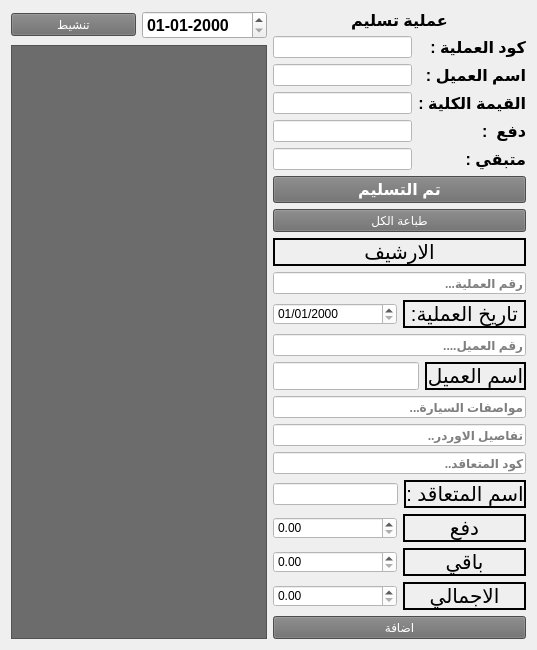
      <widget class="QWidget" name="delevertab">
       <attribute name="title">
        <string>تسليم</string>
       </attribute>
       <layout class="QHBoxLayout" name="horizontalLayout_62">
        <item>
         <layout class="QGridLayout" name="gridLayout_8">
          <item row="0" column="1">
           <widget class="QDateEdit" name="delverdatenew">
            <property name="sizePolicy">
             <sizepolicy hsizetype="Expanding" vsizetype="Fixed">
              <horstretch>0</horstretch>
              <verstretch>0</verstretch>
             </sizepolicy>
            </property>
            <property name="font">
             <font>
              <pointsize>12</pointsize>
              <weight>75</weight>
              <bold>true</bold>
             </font>
            </property>
            <property name="displayFormat">
             <string>dd-MM-yyyy</string>
            </property>
           </widget>
          </item>
          <item row="0" column="0">
           <widget class="QPushButton" name="pushButton_18">
            <property name="sizePolicy">
             <sizepolicy hsizetype="Expanding" vsizetype="Fixed">
              <horstretch>0</horstretch>
              <verstretch>0</verstretch>
             </sizepolicy>
            </property>
            <property name="styleSheet">
             <string notr="true">color: rgb(255, 255, 255);
background-color: rgb(108, 108, 108);
</string>
            </property>
            <property name="text">
             <string>تنشيط</string>
            </property>
           </widget>
          </item>
          <item row="1" column="0" colspan="2">
           <widget class="QListWidget" name="delverlist">
            <property name="styleSheet">
             <string notr="true">color: rgb(255, 255, 255);
background-color: rgb(108, 108, 108);
</string>
            </property>
           </widget>
          </item>
         </layout>
        </item>
        <item>
         <layout class="QVBoxLayout" name="verticalLayout_121">
          <item>
           <layout class="QVBoxLayout" name="verticalLayout_97">
            <item>
             <widget class="QLabel" name="label_141">
              <property name="font">
               <font>
                <pointsize>12</pointsize>
                <weight>75</weight>
                <bold>true</bold>
               </font>
              </property>
              <property name="text">
               <string>عملية تسليم</string>
              </property>
              <property name="alignment">
               <set>Qt::AlignCenter</set>
              </property>
             </widget>
            </item>
            <item>
             <layout class="QHBoxLayout" name="horizontalLayout_74">
              <item>
               <layout class="QVBoxLayout" name="verticalLayout_98">
                <item>
                 <layout class="QHBoxLayout" name="horizontalLayout_75">
                  <item>
                   <layout class="QVBoxLayout" name="verticalLayout_99">
                    <item>
                     <widget class="QLineEdit" name="delevercode_2">
                      <property name="sizePolicy">
                       <sizepolicy hsizetype="Expanding" vsizetype="Expanding">
                        <horstretch>0</horstretch>
                        <verstretch>0</verstretch>
                       </sizepolicy>
                      </property>
                      <property name="font">
                       <font>
                        <weight>75</weight>
                        <bold>true</bold>
                       </font>
                      </property>
                      <property name="styleSheet">
                       <string notr="true">background-color: rgb(255, 255, 255);</string>
                      </property>
                      <property name="clearButtonEnabled">
                       <bool>true</bool>
                      </property>
                     </widget>
                    </item>
                    <item>
                     <widget class="QLineEdit" name="delevername">
                      <property name="sizePolicy">
                       <sizepolicy hsizetype="Expanding" vsizetype="Expanding">
                        <horstretch>0</horstretch>
                        <verstretch>0</verstretch>
                       </sizepolicy>
                      </property>
                      <property name="styleSheet">
                       <string notr="true">background-color: rgb(255, 255, 255);</string>
                      </property>
                      <property name="readOnly">
                       <bool>true</bool>
                      </property>
                     </widget>
                    </item>
                    <item>
                     <widget class="QLineEdit" name="total">
                      <property name="sizePolicy">
                       <sizepolicy hsizetype="Expanding" vsizetype="Expanding">
                        <horstretch>0</horstretch>
                        <verstretch>0</verstretch>
                       </sizepolicy>
                      </property>
                      <property name="styleSheet">
                       <string notr="true">background-color: rgb(255, 255, 255);</string>
                      </property>
                      <property name="readOnly">
                       <bool>true</bool>
                      </property>
                     </widget>
                    </item>
                    <item>
                     <widget class="QLineEdit" name="pay">
                      <property name="sizePolicy">
                       <sizepolicy hsizetype="Expanding" vsizetype="Expanding">
                        <horstretch>0</horstretch>
                        <verstretch>0</verstretch>
                       </sizepolicy>
                      </property>
                      <property name="font">
                       <font>
                        <weight>75</weight>
                        <bold>true</bold>
                       </font>
                      </property>
                      <property name="styleSheet">
                       <string notr="true">background-color: rgb(255, 255, 255);</string>
                      </property>
                      <property name="readOnly">
                       <bool>true</bool>
                      </property>
                      <property name="clearButtonEnabled">
                       <bool>false</bool>
                      </property>
                     </widget>
                    </item>
                    <item>
                     <widget class="QLineEdit" name="remain_2">
                      <property name="sizePolicy">
                       <sizepolicy hsizetype="Expanding" vsizetype="Expanding">
                        <horstretch>0</horstretch>
                        <verstretch>0</verstretch>
                       </sizepolicy>
                      </property>
                      <property name="font">
                       <font>
                        <weight>75</weight>
                        <bold>true</bold>
                       </font>
                      </property>
                      <property name="styleSheet">
                       <string notr="true">background-color: rgb(255, 255, 255);</string>
                      </property>
                      <property name="readOnly">
                       <bool>true</bool>
                      </property>
                      <property name="clearButtonEnabled">
                       <bool>false</bool>
                      </property>
                     </widget>
                    </item>
                   </layout>
                  </item>
                  <item>
                   <layout class="QVBoxLayout" name="verticalLayout_100">
                    <item>
                     <widget class="QLabel" name="label_142">
                      <property name="font">
                       <font>
                        <pointsize>12</pointsize>
                        <weight>75</weight>
                        <bold>true</bold>
                       </font>
                      </property>
                      <property name="text">
                       <string>كود العملية :</string>
                      </property>
                     </widget>
                    </item>
                    <item>
                     <widget class="QLabel" name="label_5">
                      <property name="font">
                       <font>
                        <pointsize>12</pointsize>
                        <weight>75</weight>
                        <bold>true</bold>
                       </font>
                      </property>
                      <property name="text">
                       <string>اسم العميل :</string>
                      </property>
                     </widget>
                    </item>
                    <item>
                     <widget class="QLabel" name="label_36">
                      <property name="font">
                       <font>
                        <pointsize>12</pointsize>
                        <weight>75</weight>
                        <bold>true</bold>
                       </font>
                      </property>
                      <property name="text">
                       <string>القيمة الكلية :</string>
                      </property>
                     </widget>
                    </item>
                    <item>
                     <widget class="QLabel" name="label_145">
                      <property name="font">
                       <font>
                        <pointsize>12</pointsize>
                        <weight>75</weight>
                        <bold>true</bold>
                       </font>
                      </property>
                      <property name="text">
                       <string>دفع  :</string>
                      </property>
                     </widget>
                    </item>
                    <item>
                     <widget class="QLabel" name="label_146">
                      <property name="font">
                       <font>
                        <pointsize>12</pointsize>
                        <weight>75</weight>
                        <bold>true</bold>
                       </font>
                      </property>
                      <property name="text">
                       <string>متبقي :</string>
                      </property>
                     </widget>
                    </item>
                   </layout>
                  </item>
                 </layout>
                </item>
                <item>
                 <layout class="QHBoxLayout" name="horizontalLayout_76">
                  <item>
                   <widget class="QPushButton" name="pushButton_36">
                    <property name="font">
                     <font>
                      <pointsize>12</pointsize>
                      <weight>75</weight>
                      <bold>true</bold>
                     </font>
                    </property>
                    <property name="cursor">
                     <cursorShape>PointingHandCursor</cursorShape>
                    </property>
                    <property name="styleSheet">
                     <string notr="true">color: rgb(255, 255, 255);
background-color: rgb(108, 108, 108);
</string>
                    </property>
                    <property name="text">
                     <string>تم التسليم</string>
                    </property>
                   </widget>
                  </item>
                 </layout>
                </item>
               </layout>
              </item>
             </layout>
            </item>
           </layout>
          </item>
          <item>
           <layout class="QVBoxLayout" name="verticalLayout_110">
            <item>
             <widget class="QPushButton" name="pushButton_51">
              <property name="styleSheet">
               <string notr="true">color: rgb(255, 255, 255);
background-color: rgb(108, 108, 108);
</string>
              </property>
              <property name="text">
               <string>طباعة الكل</string>
              </property>
             </widget>
            </item>
            <item>
             <widget class="QLabel" name="label_85">
              <property name="font">
               <font>
                <pointsize>15</pointsize>
               </font>
              </property>
              <property name="frameShape">
               <enum>QFrame::WinPanel</enum>
              </property>
              <property name="text">
               <string>الارشيف</string>
              </property>
              <property name="alignment">
               <set>Qt::AlignCenter</set>
              </property>
             </widget>
            </item>
            <item>
             <widget class="QLineEdit" name="ordernum">
              <property name="sizePolicy">
               <sizepolicy hsizetype="Expanding" vsizetype="Expanding">
                <horstretch>0</horstretch>
                <verstretch>0</verstretch>
               </sizepolicy>
              </property>
              <property name="font">
               <font>
                <weight>75</weight>
                <bold>true</bold>
               </font>
              </property>
              <property name="styleSheet">
               <string notr="true">background-color: rgb(255, 255, 255);</string>
              </property>
              <property name="readOnly">
               <bool>false</bool>
              </property>
              <property name="placeholderText">
               <string>رقم العملية...</string>
              </property>
              <property name="clearButtonEnabled">
               <bool>false</bool>
              </property>
             </widget>
            </item>
            <item>
             <layout class="QHBoxLayout" name="horizontalLayout_395">
              <item>
               <widget class="QDateEdit" name="orderDate">
                <property name="styleSheet">
                 <string notr="true">background-color: rgb(255, 255, 255);</string>
                </property>
                <property name="displayFormat">
                 <string>dd/MM/yyyy</string>
                </property>
               </widget>
              </item>
              <item>
               <widget class="QLabel" name="label_743">
                <property name="font">
                 <font>
                  <pointsize>15</pointsize>
                 </font>
                </property>
                <property name="frameShape">
                 <enum>QFrame::WinPanel</enum>
                </property>
                <property name="text">
                 <string>تاريخ العملية:</string>
                </property>
                <property name="alignment">
                 <set>Qt::AlignCenter</set>
                </property>
               </widget>
              </item>
             </layout>
            </item>
            <item>
             <widget class="QLineEdit" name="cusnumber">
              <property name="sizePolicy">
               <sizepolicy hsizetype="Expanding" vsizetype="Expanding">
                <horstretch>0</horstretch>
                <verstretch>0</verstretch>
               </sizepolicy>
              </property>
              <property name="minimumSize">
               <size>
                <width>0</width>
                <height>21</height>
               </size>
              </property>
              <property name="maximumSize">
               <size>
                <width>16777215</width>
                <height>16777215</height>
               </size>
              </property>
              <property name="font">
               <font>
                <weight>75</weight>
                <bold>true</bold>
               </font>
              </property>
              <property name="styleSheet">
               <string notr="true">background-color: rgb(255, 255, 255);</string>
              </property>
              <property name="readOnly">
               <bool>false</bool>
              </property>
              <property name="placeholderText">
               <string>رقم العميل....</string>
              </property>
              <property name="clearButtonEnabled">
               <bool>false</bool>
              </property>
             </widget>
            </item>
            <item>
             <layout class="QHBoxLayout" name="horizontalLayout_396">
              <item>
               <widget class="QLineEdit" name="cusname">
                <property name="sizePolicy">
                 <sizepolicy hsizetype="Expanding" vsizetype="Expanding">
                  <horstretch>0</horstretch>
                  <verstretch>0</verstretch>
                 </sizepolicy>
                </property>
                <property name="font">
                 <font>
                  <weight>75</weight>
                  <bold>true</bold>
                 </font>
                </property>
                <property name="styleSheet">
                 <string notr="true">background-color: rgb(255, 255, 255);</string>
                </property>
                <property name="readOnly">
                 <bool>false</bool>
                </property>
                <property name="placeholderText">
                 <string/>
                </property>
                <property name="clearButtonEnabled">
                 <bool>false</bool>
                </property>
               </widget>
              </item>
              <item>
               <widget class="QLabel" name="label_744">
                <property name="font">
                 <font>
                  <pointsize>15</pointsize>
                 </font>
                </property>
                <property name="frameShape">
                 <enum>QFrame::WinPanel</enum>
                </property>
                <property name="text">
                 <string>اسم العميل</string>
                </property>
                <property name="alignment">
                 <set>Qt::AlignCenter</set>
                </property>
               </widget>
              </item>
             </layout>
            </item>
            <item>
             <widget class="QLineEdit" name="car_detail">
              <property name="sizePolicy">
               <sizepolicy hsizetype="Expanding" vsizetype="Expanding">
                <horstretch>0</horstretch>
                <verstretch>0</verstretch>
               </sizepolicy>
              </property>
              <property name="font">
               <font>
                <weight>75</weight>
                <bold>true</bold>
               </font>
              </property>
              <property name="styleSheet">
               <string notr="true">background-color: rgb(255, 255, 255);</string>
              </property>
              <property name="readOnly">
               <bool>false</bool>
              </property>
              <property name="placeholderText">
               <string>مواصفات السيارة...</string>
              </property>
              <property name="clearButtonEnabled">
               <bool>false</bool>
              </property>
             </widget>
            </item>
            <item>
             <widget class="QLineEdit" name="orderdetail">
              <property name="sizePolicy">
               <sizepolicy hsizetype="Expanding" vsizetype="Expanding">
                <horstretch>0</horstretch>
                <verstretch>0</verstretch>
               </sizepolicy>
              </property>
              <property name="font">
               <font>
                <weight>75</weight>
                <bold>true</bold>
               </font>
              </property>
              <property name="styleSheet">
               <string notr="true">background-color: rgb(255, 255, 255);</string>
              </property>
              <property name="text">
               <string/>
              </property>
              <property name="readOnly">
               <bool>false</bool>
              </property>
              <property name="placeholderText">
               <string>تفاصيل الاوردر..</string>
              </property>
              <property name="clearButtonEnabled">
               <bool>false</bool>
              </property>
             </widget>
            </item>
            <item>
             <widget class="QLineEdit" name="lineEdit">
              <property name="font">
               <font>
                <weight>75</weight>
                <bold>true</bold>
               </font>
              </property>
              <property name="styleSheet">
               <string notr="true">background-color: rgb(255, 255, 255);

</string>
              </property>
              <property name="placeholderText">
               <string>كود المتعاقد..</string>
              </property>
             </widget>
            </item>
            <item>
             <layout class="QHBoxLayout" name="horizontalLayout_394">
              <item>
               <widget class="QLineEdit" name="orderdeal">
                <property name="font">
                 <font>
                  <weight>75</weight>
                  <bold>true</bold>
                 </font>
                </property>
                <property name="styleSheet">
                 <string notr="true">background-color: rgb(255, 255, 255);
</string>
                </property>
                <property name="readOnly">
                 <bool>true</bool>
                </property>
                <property name="placeholderText">
                 <string/>
                </property>
               </widget>
              </item>
              <item>
               <widget class="QLabel" name="label_739">
                <property name="font">
                 <font>
                  <pointsize>15</pointsize>
                 </font>
                </property>
                <property name="frameShape">
                 <enum>QFrame::WinPanel</enum>
                </property>
                <property name="text">
                 <string>اسم المتعاقد :</string>
                </property>
                <property name="alignment">
                 <set>Qt::AlignCenter</set>
                </property>
               </widget>
              </item>
             </layout>
            </item>
            <item>
             <layout class="QHBoxLayout" name="horizontalLayout_393">
              <item>
               <widget class="QDoubleSpinBox" name="orderpay">
                <property name="styleSheet">
                 <string notr="true">background-color: rgb(255, 255, 255);</string>
                </property>
                <property name="maximum">
                 <double>9999999999.989999771118164</double>
                </property>
                <property name="singleStep">
                 <double>100.000000000000000</double>
                </property>
               </widget>
              </item>
              <item>
               <widget class="QLabel" name="label_740">
                <property name="font">
                 <font>
                  <pointsize>15</pointsize>
                 </font>
                </property>
                <property name="frameShape">
                 <enum>QFrame::WinPanel</enum>
                </property>
                <property name="text">
                 <string>دفع</string>
                </property>
                <property name="alignment">
                 <set>Qt::AlignCenter</set>
                </property>
               </widget>
              </item>
             </layout>
            </item>
            <item>
             <layout class="QHBoxLayout" name="horizontalLayout_392">
              <item>
               <widget class="QDoubleSpinBox" name="orderremain">
                <property name="styleSheet">
                 <string notr="true">background-color: rgb(255, 255, 255);</string>
                </property>
                <property name="maximum">
                 <double>10000000000000000.000000000000000</double>
                </property>
                <property name="singleStep">
                 <double>100.000000000000000</double>
                </property>
               </widget>
              </item>
              <item>
               <widget class="QLabel" name="label_741">
                <property name="font">
                 <font>
                  <pointsize>15</pointsize>
                 </font>
                </property>
                <property name="frameShape">
                 <enum>QFrame::WinPanel</enum>
                </property>
                <property name="text">
                 <string>باقي</string>
                </property>
                <property name="alignment">
                 <set>Qt::AlignCenter</set>
                </property>
               </widget>
              </item>
             </layout>
            </item>
            <item>
             <layout class="QHBoxLayout" name="horizontalLayout_391">
              <item>
               <widget class="QDoubleSpinBox" name="ordertotal">
                <property name="styleSheet">
                 <string notr="true">background-color: rgb(255, 255, 255);</string>
                </property>
                <property name="maximum">
                 <double>1000000000000000.000000000000000</double>
                </property>
               </widget>
              </item>
              <item>
               <widget class="QLabel" name="label_742">
                <property name="font">
                 <font>
                  <pointsize>15</pointsize>
                 </font>
                </property>
                <property name="frameShape">
                 <enum>QFrame::WinPanel</enum>
                </property>
                <property name="text">
                 <string>الاجمالي</string>
                </property>
                <property name="alignment">
                 <set>Qt::AlignCenter</set>
                </property>
               </widget>
              </item>
             </layout>
            </item>
            <item>
             <widget class="QPushButton" name="pushButton_234">
              <property name="styleSheet">
               <string notr="true">color: rgb(255, 255, 255);
background-color: rgb(108, 108, 108);

</string>
              </property>
              <property name="text">
               <string>اضافة</string>
              </property>
             </widget>
            </item>
           </layout>
          </item>
         </layout>
        </item>
       </layout>
      </widget>
